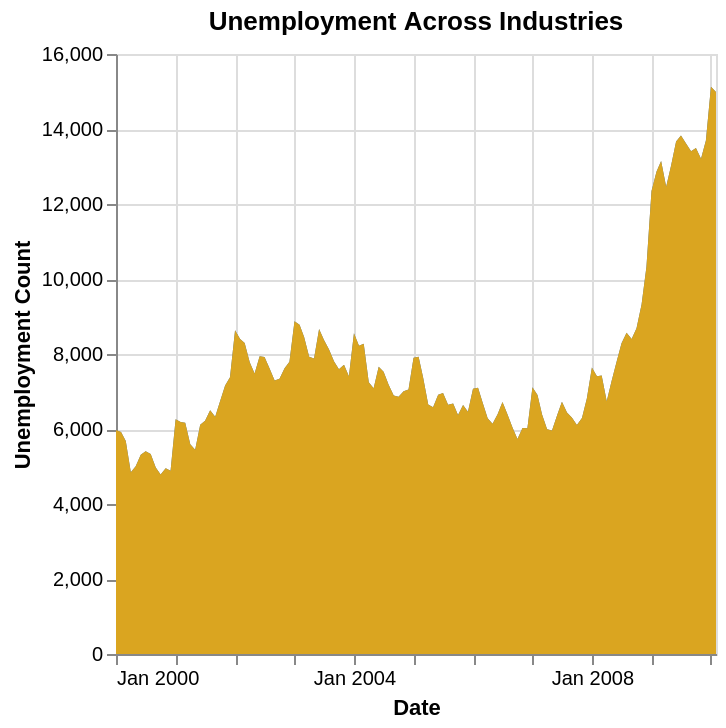

The Vega-Lite source for this figure:
### Vega-Lite specification from a JSON file in a GitHub repository (floating-point values rounded to 4 significant figures; data arrays with more than 128 entries replaced by an {"elided": "..."} marker saying what was removed)
{"$schema": "https://vega.github.io/schema/vega-lite/v5.json", "data": {"values": {"elided": "1708 records"}, "format": {"parse": {"date": "date"}}}, "description": "Area chart with rectangular brush", "title": "Unemployment Across Industries", "encoding": {"x": {"field": "date", "timeUnit": "yearmonth", "type": "temporal", "title": "Date", "axis": {"format": "%b %Y"}}, "y": {"aggregate": "sum", "field": "count", "type": "quantitative", "title": "Unemployment Count", "axis": {"format": ",d"}}}, "layer": [{"mark": "area"}, {"mark": {"color": "goldenrod", "type": "area"}}]}
